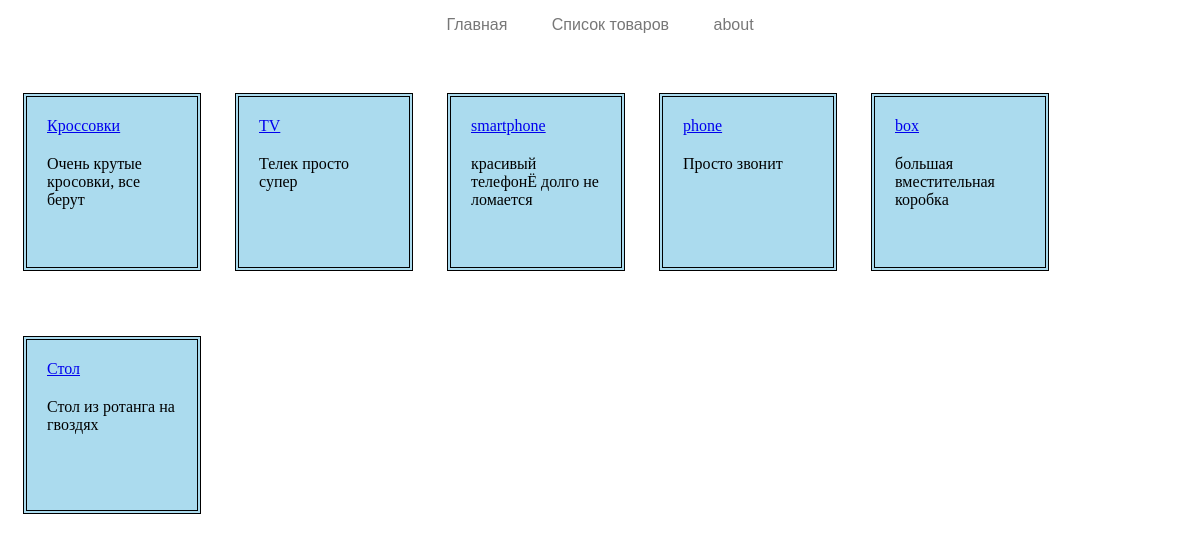
/items, run on the app's committed database.
### MainApp/models.py (models this page shows, shortened)
class Item(models.Model):
    name  = models.CharField(max_length=100)
    brand = models.CharField(max_length=100)
    count = models.PositiveIntegerField()
    desc = models.CharField(max_length=1500, default='')
    colors = models.ManyToManyField(to=Color)

### MainApp/views.py (the view)
# urls.py: path('items', views.items_list, name='items_list'),
def items_list(request):
    return render(request, "items_list.html", {
        "items_bd": items_bd,
        "title": "Список товаров",
    })

### templates/items_list.html (shortened to what this page needs)
{% extends 'base.html' %}
{% block content %}
{% include 'header.html' %}
        <div>
        {% for item in items_bd %}
            <div class="carts">
                <div class="cart">
                    <a href="{% url 'get_item' item.id %}">{{ item.name }}</a>
                </div>
                <div class="cart">{{ item.desc }}</div>
            </div>
        {% endfor %}
        </div>
{% endblock %}

### templates/base.html (style rules this page uses)
.carts { display: inline-flex; width: 150px; height: 150px; border: 1px; margin: 15px; margin-top: 50px; padding: 10px; flex-direction: column; border: 4px double black; background: rgb(171, 219, 238); }
.cart { margin: 10px; }

### data on the page
Item: name "Кроссовки", desc "Очень крутые кросовки, все берут"
Item: name "TV", desc "Телек просто супер"
Item: name "smartphone", desc "красивый телефонЁ долго не ломается"
Item: name "phone", desc "Просто звонит"
Item: name "box", desc "большая вместительная коробка"
Item: name "Стол", desc "Стол из ротанга на гвоздях"
